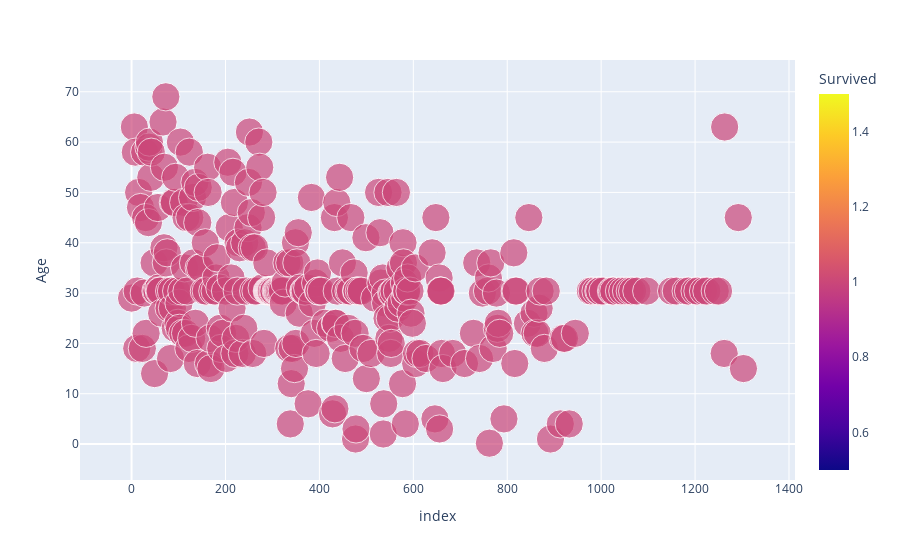

The notebook cell saved with this chart:
### Code cell
# some more visualization
fig = px.scatter(sur, y='Age', color='Survived', size='Sex')
fig.show()

### Figure 1 — Plotly figure (JSON) as saved in the notebook; plotly's stock layout.template omitted (floating-point values rounded to 4 significant figures; data arrays with more than 128 entries replaced by an {"elided": "..."} marker saying what was removed)
{"data": [{"hovertemplate": "index=%{x}<br>Age=%{y}<br>Sex=%{marker.size}<br>Survived=%{marker.color}<extra></extra>", "legendgroup": "", "marker": {"color": {"elided": "450 int values"}, "coloraxis": "coloraxis", "size": {"elided": "450 int values"}, "sizemode": "area", "sizeref": 0.0025, "symbol": "circle"}, "mode": "markers", "name": "", "orientation": "v", "showlegend": false, "type": "scatter", "x": {"elided": "450 int values"}, "xaxis": "x", "y": {"elided": "450 float values"}, "yaxis": "y"}], "layout": {"coloraxis": {"colorbar": {"title": {"text": "Survived"}}, "colorscale": [[0, "#0d0887"], [0.1111, "#46039f"], [0.2222, "#7201a8"], [0.3333, "#9c179e"], [0.4444, "#bd3786"], [0.5556, "#d8576b"], [0.6667, "#ed7953"], [0.7778, "#fb9f3a"], [0.8889, "#fdca26"], [1, "#f0f921"]]}, "legend": {"itemsizing": "constant", "tracegroupgap": 0}, "margin": {"t": 60}, "xaxis": {"anchor": "y", "domain": [0, 1], "title": {"text": "index"}}, "yaxis": {"anchor": "x", "domain": [0, 1], "title": {"text": "Age"}}}}
